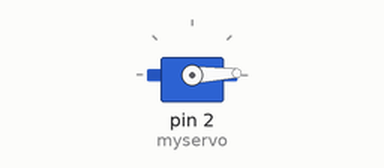
Simulated run of this sketch. Board: Arduino Uno, built with avr-gcc and run on an emulated ATmega328P. Parts: servo.

Above: at 0.05 s.
At 1.75 s:
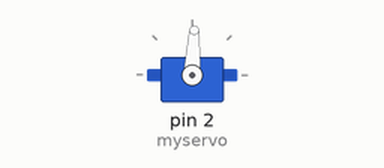
At 3.45 s:
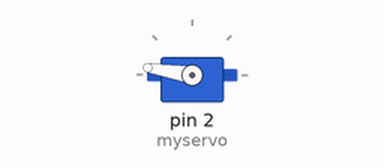
At 6.9 s:
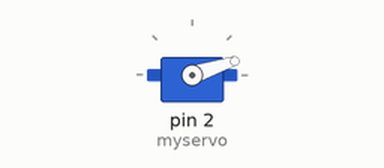
Timing chart, 0 to 9.4 s (numbered marks = the images above):
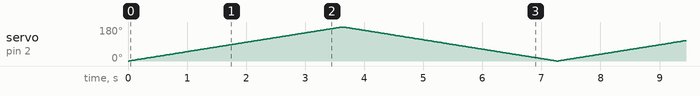

The sketch:

Servo_motor.ino
```cpp
#include <Servo.h>

Servo myservo; //servo object

int p = 0;  // Motor Position

void setup() {
  // put your setup code here, to run once:

  myservo.attach(2);  //Motor Pin

}

void loop() {
  // put your main code here, to run repeatedly:
  for( p =0 ; p<=180 ;p+=1)
  {
    myservo.write(p); //write Position
    delay(20);
  }
  for (p = 180; p>= 0; p-=1)
  {
    myservo.write(p); // Write Position
    delay(20);  //Delay
  }

  }
```
